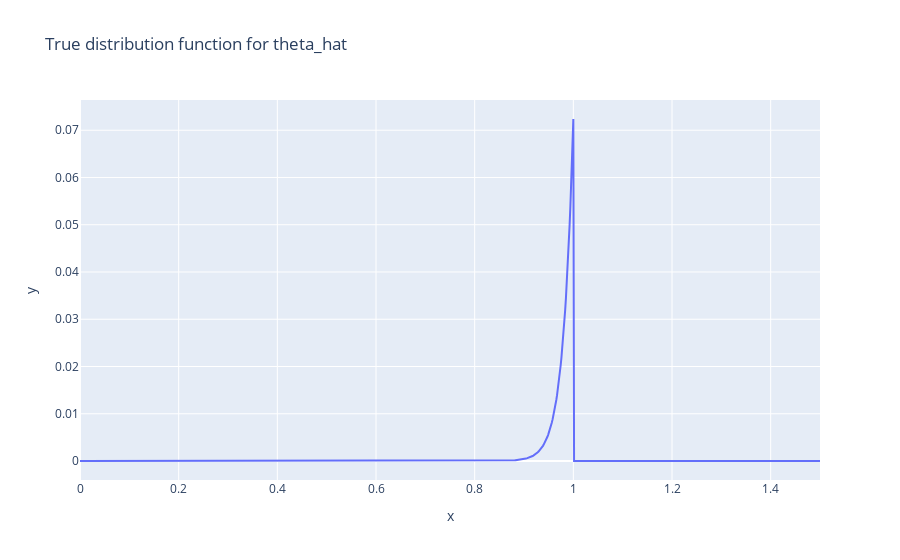

Notebook code cell kept with this figure:
### Code cell
x_axis = np.linspace(0, 1.5, 1000)
theta_cdf = lambda x: x**n / theta**n if x <= 1 else 1
theta_real_cdf = list(map(theta_cdf, x_axis))
theta_real_pdf = np.append([0], np.diff(theta_real_cdf))
fig = px.line(
    x = x_axis, y = theta_real_pdf,
    title = 'True distribution function for theta_hat'
)
fig.show()

### Figure 1 — Plotly figure (JSON) as saved in the notebook; plotly's stock layout.template omitted (floating-point values rounded to 4 significant figures; data arrays with more than 128 entries replaced by an {"elided": "..."} marker saying what was removed)
{"data": [{"hovertemplate": "x=%{x}<br>y=%{y}<extra></extra>", "legendgroup": "", "line": {"color": "#636efa", "dash": "solid"}, "marker": {"symbol": "circle"}, "mode": "lines", "name": "", "orientation": "v", "showlegend": false, "x": {"elided": "1000 float values"}, "xaxis": "x", "y": {"elided": "1000 float values"}, "yaxis": "y", "type": "scatter"}], "layout": {"xaxis": {"anchor": "y", "domain": [0.0, 1.0], "title": {"text": "x"}}, "yaxis": {"anchor": "x", "domain": [0.0, 1.0], "title": {"text": "y"}}, "legend": {"tracegroupgap": 0}, "title": {"text": "True distribution function for theta_hat"}}}
